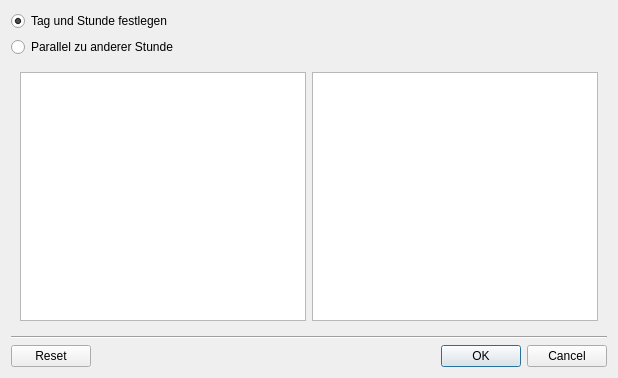
<?xml version="1.0" encoding="UTF-8"?>
<ui version="4.0">
 <class>Dialog</class>
 <widget class="QDialog" name="Dialog">
  <property name="geometry">
   <rect>
    <x>0</x>
    <y>0</y>
    <width>618</width>
    <height>378</height>
   </rect>
  </property>
  <property name="windowTitle">
   <string>Zeit festlegen</string>
  </property>
  <layout class="QVBoxLayout" name="verticalLayout_2">
   <item>
    <widget class="QRadioButton" name="rb_day_period">
     <property name="text">
      <string>Tag und Stunde festlegen</string>
     </property>
     <property name="checked">
      <bool>true</bool>
     </property>
    </widget>
   </item>
   <item>
    <widget class="QRadioButton" name="rb_parallel">
     <property name="text">
      <string>Parallel zu anderer Stunde</string>
     </property>
    </widget>
   </item>
   <item>
    <widget class="QStackedWidget" name="stackedWidget">
     <property name="currentIndex">
      <number>0</number>
     </property>
     <widget class="QWidget" name="page_0">
      <layout class="QVBoxLayout" name="verticalLayout">
       <item>
        <layout class="QHBoxLayout" name="horizontalLayout">
         <item>
          <widget class="QListWidget" name="daylist"/>
         </item>
         <item>
          <widget class="QListWidget" name="periodlist"/>
         </item>
        </layout>
       </item>
      </layout>
     </widget>
     <widget class="QWidget" name="page_1">
      <layout class="QHBoxLayout" name="horizontalLayout_2">
       <item>
        <widget class="QListWidget" name="list_class"/>
       </item>
       <item>
        <widget class="QListWidget" name="list_course"/>
       </item>
       <item>
        <widget class="QListWidget" name="list_lesson"/>
       </item>
      </layout>
     </widget>
    </widget>
   </item>
   <item>
    <widget class="Line" name="line">
     <property name="orientation">
      <enum>Qt::Horizontal</enum>
     </property>
    </widget>
   </item>
   <item>
    <widget class="QDialogButtonBox" name="buttonBox">
     <property name="orientation">
      <enum>Qt::Horizontal</enum>
     </property>
     <property name="standardButtons">
      <set>QDialogButtonBox::Cancel|QDialogButtonBox::Ok|QDialogButtonBox::Reset</set>
     </property>
    </widget>
   </item>
  </layout>
 </widget>
 <resources/>
 <connections>
  <connection>
   <sender>buttonBox</sender>
   <signal>accepted()</signal>
   <receiver>Dialog</receiver>
   <slot>accept()</slot>
   <hints>
    <hint type="sourcelabel">
     <x>248</x>
     <y>254</y>
    </hint>
    <hint type="destinationlabel">
     <x>157</x>
     <y>274</y>
    </hint>
   </hints>
  </connection>
  <connection>
   <sender>buttonBox</sender>
   <signal>rejected()</signal>
   <receiver>Dialog</receiver>
   <slot>reject()</slot>
   <hints>
    <hint type="sourcelabel">
     <x>316</x>
     <y>260</y>
    </hint>
    <hint type="destinationlabel">
     <x>286</x>
     <y>274</y>
    </hint>
   </hints>
  </connection>
 </connections>
</ui>
